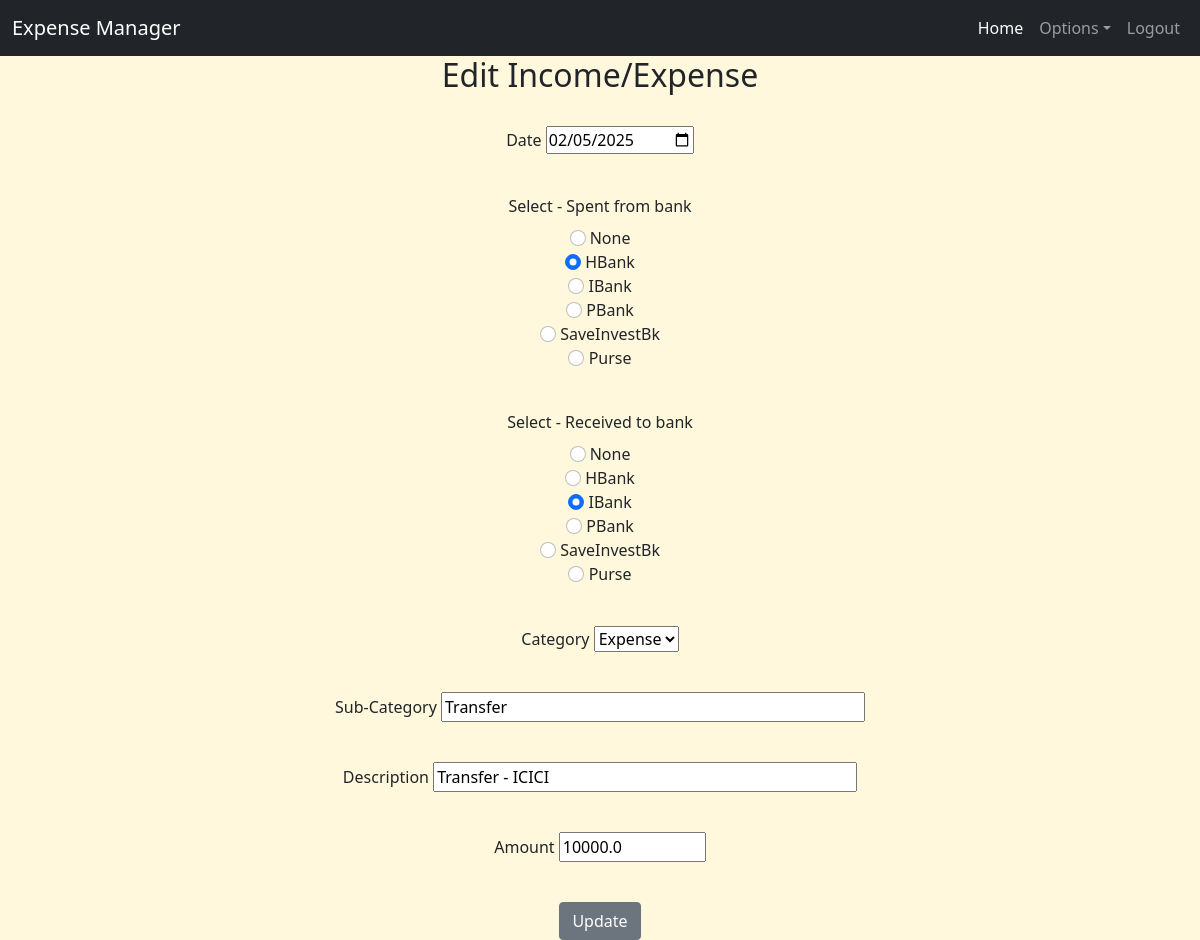
Page /edit/1 (signed in) on the committed database.
### app.py (models this page shows)
class IncomeExpenseManager(db.Model):
    id = db.Column(db.Integer, primary_key=True)
    date = db.Column(db.Date, nullable=False)
    from_bank = db.Column(db.String(10), nullable=True)
    to_bank = db.Column(db.String(10), nullable=True)
    category = db.Column(db.String(20), nullable=False)
    sub_category = db.Column(db.String(50), nullable=False)
    description = db.Column(db.String(100), nullable=False)
    amount = db.Column(db.Float, nullable=False)
    user_id = db.Column(db.Integer, db.ForeignKey('user.id'), nullable=False)  # NEW: Link expense to user
    user = db.relationship('User', backref=db.backref('expenses', lazy=True))  # NEW: Relationship

### app.py (the view, shortened to what this page needs)
@app.route('/edit/<int:id>', methods=['GET', 'POST'])
@login_required
def edit_expense(id):
    edit_expense = IncomeExpenseManager.query.get_or_404(id)
    if edit_expense.user_id != current_user.id:
        flash("You are not authorized to edit this expense!", "danger")
        return redirect(url_for('view_expenses'))
    form = IncomeExpenseForm(obj=edit_expense)
    return render_template('edit_expense.html', form=form, edit_expense=edit_expense)

### app.py
class IncomeExpenseForm(FlaskForm): #change to IncomeExpenseForm
    date = DateField('Date', format='%Y-%m-%d', validators=[DataRequired()])
    from_bank = RadioField('Select - Spent from bank', choices=[('', 'None'), ('hbank', 'HBank'), ('ibank', 'IBank'), ('pbank', 'PBank'), ('sav_inv_bank','SaveInvestBk'), ('purse','Purse')], validators=[Optional()])
    to_bank = RadioField('Select - Received to bank', choices=[('', 'None'), ('hbank', 'HBank'), ('ibank', 'IBank'), ('pbank', 'PBank'), ('sav_inv_bank','SaveInvestBk'), ('purse','Purse')], validators=[Optional()])
    category = SelectField('Category', choices=[('income','Income'),('expense','Expense')], validators=[DataRequired()]) #,('saving','Saving'),('investment','Investment'),('transfer','Transfer')
    sub_category = StringField('Sub-Category', validators=[DataRequired(), Length(max=50)])
    description = StringField('Description', validators=[DataRequired(), Length(max=100)])
    amount = FloatField('Amount', validators=[DataRequired(), NumberRange(min=0)])
    submit = SubmitField('Add/Edit Expense')

### app.py (called while the page is built)
@login_manager.user_loader
def load_user(user_id):
    return User.query.get(int(user_id))  # Fetch user from database

### templates/edit_expense.html (shortened to what this page needs)
{% extends 'base.html' %}
{% block content %}
<div style="text-align: center;">
<h2>Edit Income/Expense</h2>
<br>
<form method="POST">
    <div class="mb-3">
        {{ form.date.label }}
        {{ form.date(size=20, value=form.date.data) }}
    </div>
    <br>
    <div class="mb-3">
        {{ form.from_bank.label(class="form-label") }}
        {% for subfield in form.from_bank %}
        <div>
            {{ subfield (class="form-check-input", value=subfield.data)}}
            {{ subfield.label(class="form-check-label") }}
        </div>
        {% endfor %}
    </div>
    <br>
    <div class="mb-3">
        {{ form.to_bank.label(class="form-label") }}
        {% for subfield in form.to_bank %}
        <div>
            {{ subfield (class="form-check-input", value=subfield.data)}}
            {{ subfield.label(class="form-check-label") }}
        </div>
        {% endfor %}
    </div>
    <br>
    <div class="mb-3">
        {{ form.category.label }}
        {{ form.category(id="category", value=form.category.data) }}
    </div>
    <br>
    <div class="mb-3">
        {{ form.sub_category.label }}
        {{ form.sub_category(size=40, value=form.sub_category.data) }}
    </div>
    <br>
    <div class="mb-3">
        {{ form.description.label }}
        {{ form.description(size=40, value=form.description.data) }}
    </div>
    <br>
    <div class="mb-3">
        {{ form.amount.label }}
        {{ form.amount(size=10, value=form.amount.data) }}
    </div>
    <br>
    <button type="submit" class="btn btn-secondary">Update</button>
</form>
</div>
{% endblock %}

### templates/base.html (style rules this page uses)
body { background-color: cornsilk; }

### rows in the picture
IncomeExpenseManager: date "02/05/2025", category "Expense", sub_category "Transfer", description "Transfer - ICICI", amount "10000.0"

### other values in the picture
{{ subfield.label(class="form-check-label") }} "None" "HBank" "IBank" "PBank" "SaveInvestBk" "Purse"
